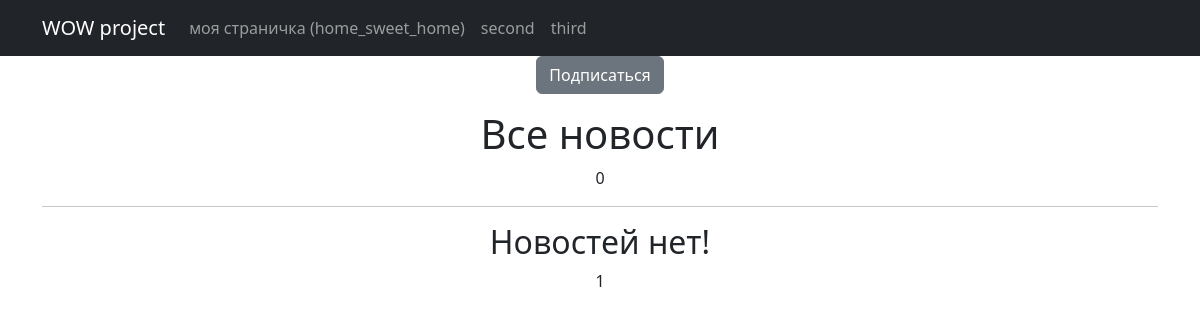
Before: /news/categories/4 with the older database file.
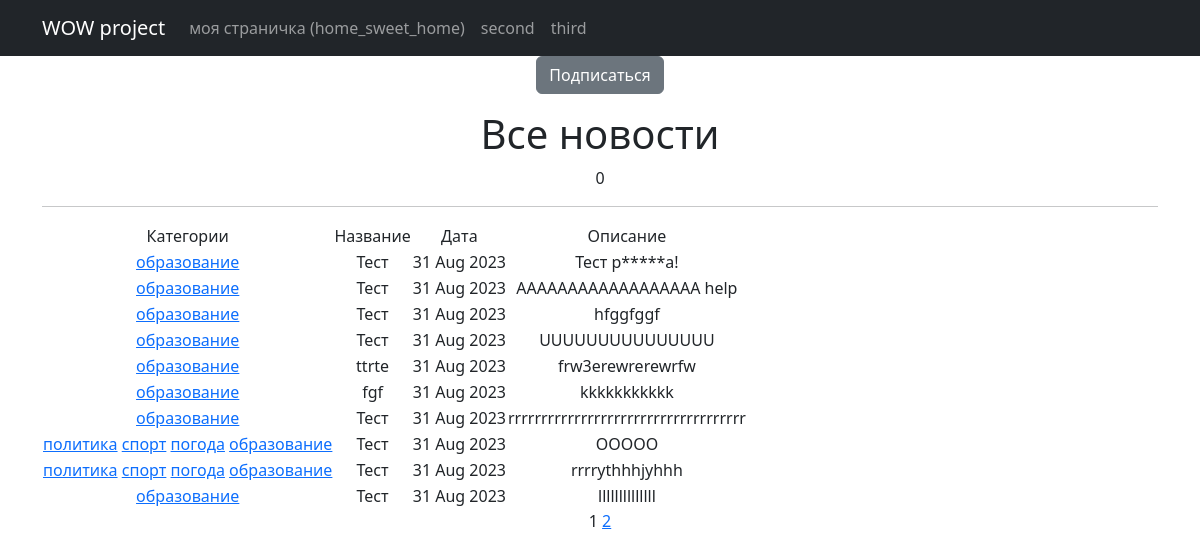
After: the same page with the newer database file.
### news/models.py (models this page shows, shortened)
class Category (models.Model):
    name = models.CharField(max_length=255, unique=True)
    subscribers = models.ManyToManyField(User, blank=True, related_name='categories')
    def __str__(self):
        return self.name

class Post (models.Model):
    author = models.ForeignKey("Author", on_delete=models.CASCADE)
    types = models.CharField(max_length=2, choices=post_types, default=article)
    creation_datetime = models.DateTimeField(auto_now_add=True)
    post_category = models.ManyToManyField("Category", through=PostCategory)
    heading = models.CharField(max_length=255)
    text = models.TextField()
    rating = models.IntegerField(default=0)

### news/views.py (the view)
# urls.py: path('categories/<int:pk>', CategoryListView.as_view(), name='category_list'),
class CategoryListView(PostsList):
    model = Post
    template_name = 'category_list.html'
    context_object_name = 'category_news_list'
    def get_queryset(self):
        self.category = get_object_or_404(Category, id=self.kwargs['pk'])
        queryset = Post.objects.filter(post_category=self.category)
        self.filterset = PostFilter(self.request.GET, queryset)
        return self.filterset.qs
    def get_context_data(self, **kwargs):
        context = super().get_context_data(**kwargs)
        context['is_not_subscriber'] = self.request.user not in self.category.subscribers.all()
        context['category'] = self.category
        context['filterset'] = self.filterset
        return context

### news/templatetags/custom_filters.py (called while the page is built)
@register.filter()
def censor(value):
    if not isinstance(value, str):
        raise TypeError()
    for word in re.findall(r"[\w']+|[.,!?;]",value):
        if word.lower() in censu:
            value = value.replace(word, f"{word[0]}{'*'*(len(word)-2)}{word[-1]}")
    return value

### news/views.py (called while the page is built)
    def get_context_data(self, **kwargs: Any) -> Dict[str, Any]:
        context = super().get_context_data(**kwargs)
        context['filterset'] = self.filterset
        return context

### templates/category_list.html (shortened to what this page needs)
{% extends 'flatpages/default.html' %}
{% load custom_filters %}
{% block content %}
    {%if is_not_subscriber %}
        <p class="text-center"><a href="{% url 'subscribe' category.id %}" class="btn btn-secondary btm-sm">Подписаться</a> </p>
    {% endif%}
   <h1>Все новости</h1>
        {{ news|length }}
        <hr>
        {% if category_news_list %}
            <table>
                <tr>
                    <td>Категории</td>
                    <td>Название</td>
                    <td>Дата</td>
                    <td>Описание</td>
                </tr>
                {% for new in category_news_list %}
                <tr>
                    <td>
                        {% for category in new.post_category.all %}
                            <a href="{% url 'category_list' category.id %}">{{category}}</a>
                        {% endfor %}
                    </td>
                    <td>{{ new.heading|censor }}</td>
                    <td>{{ new.creation_datetime|date:'d M Y' }}</td>
                    <td>{{ new.text|censor|truncatewords:20 }}</td>
                </tr>
                {% endfor %}
            </table>
        {% else %}
            <h2>Новостей нет!</h2>
        {% endif %}
   {{ page_obj.number }}
   {% if page_obj.has_next %}
       <a href="?page={{ page_obj.next_page_number }}">{{ page_obj.next_page_number }}</a>
   {% endif %}
{% endblock content %}

Changed rows visible on the page:
added Post: heading|censor "Тест", creation_datetime "31 Aug 2023", text|censor "Тест р*****а!"
now on this page (row unchanged): Category: name "образование"
added Post: heading|censor "Тест", creation_datetime "31 Aug 2023", text|censor "AAAAAAAAAAAAAAAAAA help"
added Post: heading|censor "Тест", creation_datetime "31 Aug 2023", text|censor "hfggfggf"
added Post: heading|censor "Тест", creation_datetime "31 Aug 2023", text|censor "UUUUUUUUUUUUUUU"
added Post: heading|censor "ttrte", creation_datetime "31 Aug 2023", text|censor "frw3erewrerewrfw"
added Post: heading|censor "fgf", creation_datetime "31 Aug 2023", text|censor "kkkkkkkkkkk"
added Post: heading|censor "Тест", creation_datetime "31 Aug 2023", text|censor "rrrrrrrrrrrrrrrrrrrrrrrrrrrrrrrrrrrr"
added Post: heading|censor "Тест", creation_datetime "31 Aug 2023", text|censor "OOOOO"
now on this page (row unchanged): Category: name "политика"
now on this page (row unchanged): Category: name "спорт"
now on this page (row unchanged): Category: name "погода"
added Post: heading|censor "Тест", creation_datetime "31 Aug 2023", text|censor "rrrrythhhjyhhh"
added Post: heading|censor "Тест", creation_datetime "31 Aug 2023", text|censor "llllllllllllll"
Other visible differences:
{{ page_obj.next_page_number }}: (not shown) → "2"
text no longer shown: "Новостей нет!"
text now shown: "Категории Название Дата Описание"
